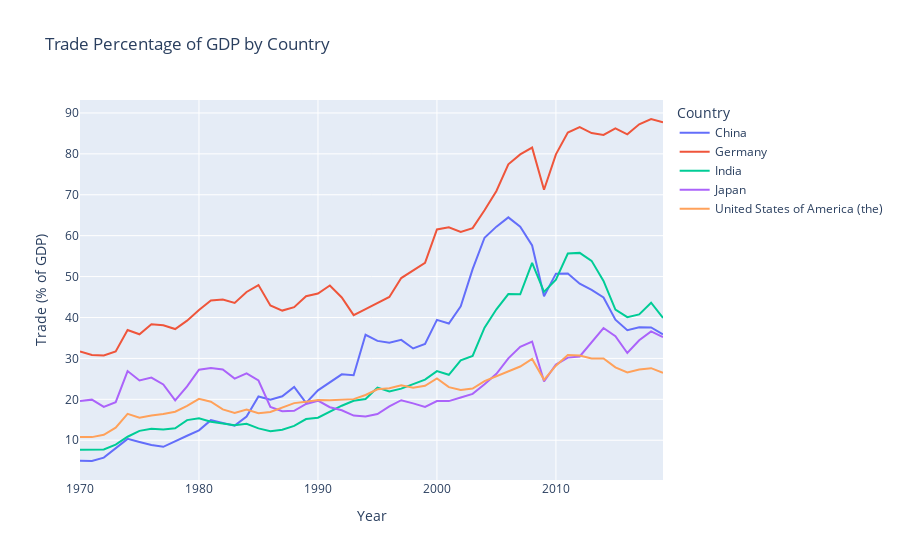

This figure's notebook cell:
### Markdown cell above
## Comparison of Trends Across Five Major Economies 

### Deductions based on graphs 
- For China and India, increased trade appears correlated with rising pollution levels, suggesting that economic growth driven by trade may come at the cost of environmental degradation, especially in emerging economies.
- For developed countries like Germany, Japan, and the United States, the relationship between trade and pollution is less pronounced, indicating that technology and regulations may play a significant role in mitigating pollution despite high trade activities.
- Germany and Japan have relatively low emissions while maintaining strong trade, suggesting that policies and technologies can significantly reduce pollution even with high economic activity. This may imply that the impact of trade on pollution depends not just on the scale of trade but also on how the trade activities are managed.

### Unclear aspects
- While a correlation between increased trade and rising pollution is evident in China and India, the cause-effect relationship remains unclear. It is not explicitly clear whether the increase in pollution is directly due to increased trade or due to other industrial activities.
- Factors such as policy changes, technological advancements, and shifts in energy sources are not shown in the graphs but may significantly influence emission levels. For instance, Germany’s stable emissions despite high trade may be due to such factors, which cannot be directly inferred from the graphs alone
- The type of goods being traded and the industries driving trade growth are not specified. Emission levels could be heavily influenced by the nature of trade, such as whether the economy is more focused on heavy industry or high-tech manufacturing.

### Code cell
focal_countries = ['China', 'India', 'United States of America (the)','United States of America', 'Japan','Germany']
bas_ei = bas_ei[bas_ei['cname'].isin(focal_countries)]

bas_ei_trade = bas_ei.dropna(subset=['wdi_trade', 'year', 'cname'])
fig_trade = px.line(bas_ei_trade, x='year', y='wdi_trade', color='cname',
                    title="Trade Percentage of GDP by Country",
                    labels={
                        "year": "Year",
                        "wdi_trade": "Trade (% of GDP)",
                        "cname": "Country"
                    })
fig_trade.show()

### Figure 1 — Plotly figure (JSON) as saved in the notebook; plotly's stock layout.template omitted (floating-point values rounded to 4 significant figures)
{"data": [{"hovertemplate": "Country=China<br>Year=%{x}<br>Trade (% of GDP)=%{y}<extra></extra>", "legendgroup": "China", "line": {"color": "#636efa", "dash": "solid"}, "marker": {"symbol": "circle"}, "mode": "lines", "name": "China", "orientation": "v", "showlegend": true, "type": "scatter", "x": [1970, 1971, 1972, 1973, 1974, 1975, 1976, 1977, 1978, 1979, 1980, 1981, 1982, 1983, 1984, 1985, 1986, 1987, 1988, 1989, 1990, 1991, 1992, 1993, 1994, 1995, 1996, 1997, 1998, 1999, 2000, 2001, 2002, 2003, 2004, 2005, 2006, 2007, 2008, 2009, 2010, 2011, 2012, 2013, 2014, 2015, 2016, 2017, 2018, 2019], "xaxis": "x", "y": [4.952, 4.921, 5.755, 8.0, 10.33, 9.554, 8.837, 8.385, 9.65, 11.09, 12.42, 14.9, 14.22, 13.57, 15.77, 20.69, 19.9, 20.75, 23.03, 19.13, 22.2, 24.07, 26.1, 25.9, 35.77, 34.28, 33.81, 34.53, 32.42, 33.52, 39.41, 38.53, 42.75, 51.8, 59.51, 62.21, 64.48, 62.19, 57.61, 45.18, 50.72, 50.74, 48.27, 46.74, 44.91, 39.46, 36.89, 37.63, 37.57, 35.89], "yaxis": "y"}, {"hovertemplate": "Country=Germany<br>Year=%{x}<br>Trade (% of GDP)=%{y}<extra></extra>", "legendgroup": "Germany", "line": {"color": "#EF553B", "dash": "solid"}, "marker": {"symbol": "circle"}, "mode": "lines", "name": "Germany", "orientation": "v", "showlegend": true, "type": "scatter", "x": [1970, 1971, 1972, 1973, 1974, 1975, 1976, 1977, 1978, 1979, 1980, 1981, 1982, 1983, 1984, 1985, 1986, 1987, 1988, 1989, 1990, 1991, 1992, 1993, 1994, 1995, 1996, 1997, 1998, 1999, 2000, 2001, 2002, 2003, 2004, 2005, 2006, 2007, 2008, 2009, 2010, 2011, 2012, 2013, 2014, 2015, 2016, 2017, 2018, 2019], "xaxis": "x", "y": [31.71, 30.84, 30.73, 31.7, 36.95, 35.91, 38.37, 38.1, 37.18, 39.22, 41.85, 44.18, 44.39, 43.58, 46.24, 47.92, 42.94, 41.69, 42.53, 45.22, 45.86, 47.82, 44.89, 40.58, 42.06, 43.58, 45.01, 49.64, 51.58, 53.37, 61.53, 62.06, 60.93, 61.85, 66.23, 70.92, 77.45, 79.87, 81.52, 71.23, 79.87, 85.21, 86.51, 85.08, 84.62, 86.25, 84.77, 87.24, 88.52, 87.69], "yaxis": "y"}, {"hovertemplate": "Country=India<br>Year=%{x}<br>Trade (% of GDP)=%{y}<extra></extra>", "legendgroup": "India", "line": {"color": "#00cc96", "dash": "solid"}, "marker": {"symbol": "circle"}, "mode": "lines", "name": "India", "orientation": "v", "showlegend": true, "type": "scatter", "x": [1970, 1971, 1972, 1973, 1974, 1975, 1976, 1977, 1978, 1979, 1980, 1981, 1982, 1983, 1984, 1985, 1986, 1987, 1988, 1989, 1990, 1991, 1992, 1993, 1994, 1995, 1996, 1997, 1998, 1999, 2000, 2001, 2002, 2003, 2004, 2005, 2006, 2007, 2008, 2009, 2010, 2011, 2012, 2013, 2014, 2015, 2016, 2017, 2018, 2019], "xaxis": "x", "y": [7.662, 7.67, 7.736, 8.932, 10.85, 12.29, 12.8, 12.65, 12.9, 14.92, 15.38, 14.51, 14.13, 13.69, 14.01, 12.9, 12.22, 12.58, 13.49, 15.17, 15.51, 16.99, 18.43, 19.65, 20.08, 22.87, 21.93, 22.62, 23.7, 24.82, 26.9, 25.99, 29.51, 30.59, 37.5, 42.0, 45.72, 45.69, 53.37, 46.27, 49.26, 55.62, 55.79, 53.84, 48.92, 41.92, 40.08, 40.74, 43.62, 39.91], "yaxis": "y"}, {"hovertemplate": "Country=Japan<br>Year=%{x}<br>Trade (% of GDP)=%{y}<extra></extra>", "legendgroup": "Japan", "line": {"color": "#ab63fa", "dash": "solid"}, "marker": {"symbol": "circle"}, "mode": "lines", "name": "Japan", "orientation": "v", "showlegend": true, "type": "scatter", "x": [1970, 1971, 1972, 1973, 1974, 1975, 1976, 1977, 1978, 1979, 1980, 1981, 1982, 1983, 1984, 1985, 1986, 1987, 1988, 1989, 1990, 1991, 1992, 1993, 1994, 1995, 1996, 1997, 1998, 1999, 2000, 2001, 2002, 2003, 2004, 2005, 2006, 2007, 2008, 2009, 2010, 2011, 2012, 2013, 2014, 2015, 2016, 2017, 2018, 2019], "xaxis": "x", "y": [19.57, 19.92, 18.15, 19.3, 26.9, 24.6, 25.33, 23.63, 19.73, 23.14, 27.23, 27.63, 27.29, 25.06, 26.34, 24.6, 18.15, 17.11, 17.19, 18.87, 19.66, 18.07, 17.33, 16.02, 15.81, 16.39, 18.25, 19.78, 19.0, 18.13, 19.56, 19.56, 20.45, 21.33, 23.66, 26.23, 30.02, 32.82, 34.13, 24.39, 28.5, 30.19, 30.47, 33.98, 37.43, 35.43, 31.31, 34.42, 36.61, 35.22], "yaxis": "y"}, {"hovertemplate": "Country=United States of America (the)<br>Year=%{x}<br>Trade (% of GDP)=%{y}<extra></extra>", "legendgroup": "United States of America (the)", "line": {"color": "#FFA15A", "dash": "solid"}, "marker": {"symbol": "circle"}, "mode": "lines", "name": "United States of America (the)", "orientation": "v", "showlegend": true, "type": "scatter", "x": [1970, 1971, 1972, 1973, 1974, 1975, 1976, 1977, 1978, 1979, 1980, 1981, 1982, 1983, 1984, 1985, 1986, 1987, 1988, 1989, 1990, 1991, 1992, 1993, 1994, 1995, 1996, 1997, 1998, 1999, 2000, 2001, 2002, 2003, 2004, 2005, 2006, 2007, 2008, 2009, 2010, 2011, 2012, 2013, 2014, 2015, 2016, 2017, 2018, 2019], "xaxis": "x", "y": [10.76, 10.76, 11.34, 13.08, 16.44, 15.52, 16.05, 16.42, 16.97, 18.38, 20.11, 19.43, 17.54, 16.67, 17.52, 16.6, 16.9, 17.97, 19.07, 19.42, 19.82, 19.79, 19.95, 20.04, 21.06, 22.45, 22.69, 23.43, 22.83, 23.31, 25.1, 22.97, 22.29, 22.63, 24.45, 25.64, 26.98, 28.01, 29.87, 24.76, 28.22, 30.84, 30.68, 30.0, 30.0, 27.81, 26.59, 27.28, 27.61, 26.45], "yaxis": "y"}], "layout": {"legend": {"title": {"text": "Country"}, "tracegroupgap": 0}, "title": {"text": "Trade Percentage of GDP by Country"}, "xaxis": {"anchor": "y", "domain": [0, 1], "title": {"text": "Year"}}, "yaxis": {"anchor": "x", "domain": [0, 1], "title": {"text": "Trade (% of GDP)"}}}}
